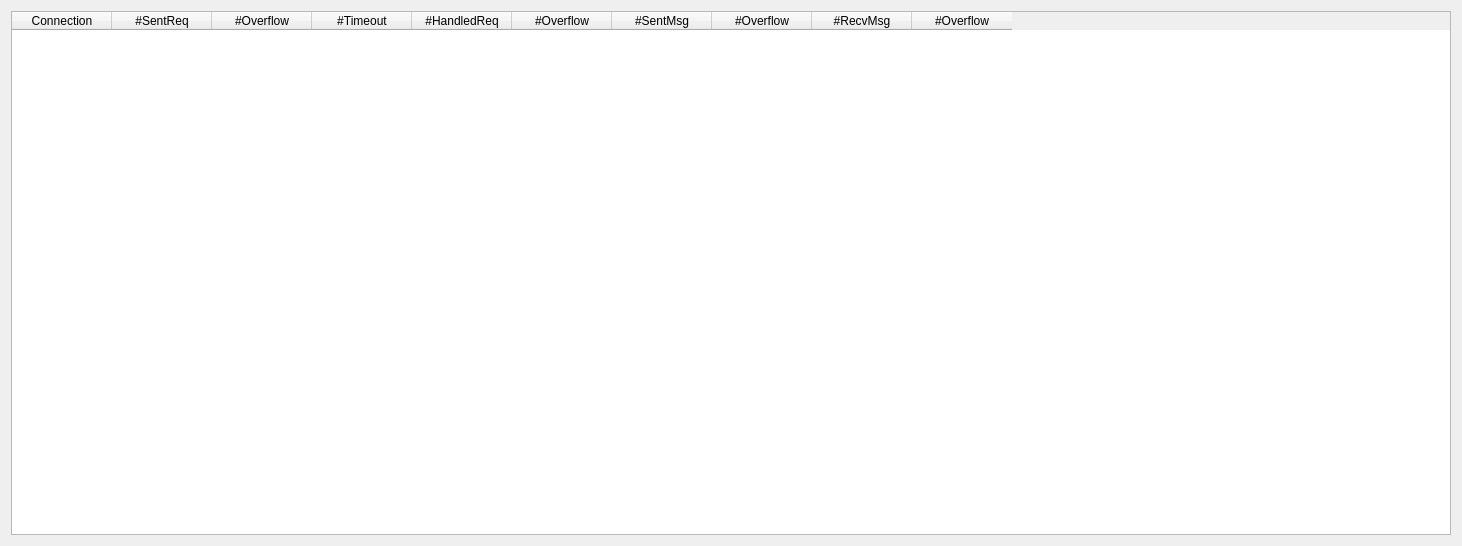
<?xml version="1.0" encoding="UTF-8"?>
<ui version="4.0">
 <class>connectionstatsaggregated</class>
 <widget class="QWidget" name="connectionstatsaggregated">
  <property name="geometry">
   <rect>
    <x>0</x>
    <y>0</y>
    <width>1462</width>
    <height>546</height>
   </rect>
  </property>
  <property name="windowTitle">
   <string>Form</string>
  </property>
  <layout class="QVBoxLayout" name="verticalLayout">
   <item>
    <widget class="QTableWidget" name="tableWidget">
     <property name="sizePolicy">
      <sizepolicy hsizetype="Expanding" vsizetype="Expanding">
       <horstretch>0</horstretch>
       <verstretch>0</verstretch>
      </sizepolicy>
     </property>
     <property name="sizeAdjustPolicy">
      <enum>QAbstractScrollArea::AdjustIgnored</enum>
     </property>
     <column>
      <property name="text">
       <string>Connection</string>
      </property>
     </column>
     <column>
      <property name="text">
       <string>#SentReq</string>
      </property>
     </column>
     <column>
      <property name="text">
       <string>#Overflow</string>
      </property>
     </column>
     <column>
      <property name="text">
       <string>#Timeout</string>
      </property>
     </column>
     <column>
      <property name="text">
       <string>#HandledReq</string>
      </property>
     </column>
     <column>
      <property name="text">
       <string>#Overflow</string>
      </property>
     </column>
     <column>
      <property name="text">
       <string>#SentMsg</string>
      </property>
     </column>
     <column>
      <property name="text">
       <string>#Overflow</string>
      </property>
     </column>
     <column>
      <property name="text">
       <string>#RecvMsg</string>
      </property>
     </column>
     <column>
      <property name="text">
       <string>#Overflow</string>
      </property>
     </column>
    </widget>
   </item>
  </layout>
 </widget>
 <resources/>
 <connections/>
</ui>
